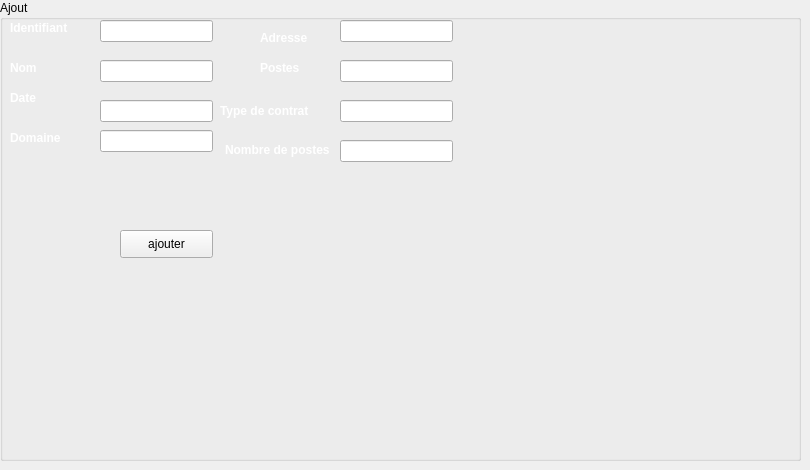
      <widget class="QWidget" name="tab_19">
       <attribute name="title">
        <string>Ajouter une societe</string>
       </attribute>
       <widget class="QGroupBox" name="groupBox_6">
        <property name="geometry">
         <rect>
          <x>0</x>
          <y>0</y>
          <width>801</width>
          <height>461</height>
         </rect>
        </property>
        <property name="title">
         <string>Ajout</string>
        </property>
        <widget class="QLabel" name="label_51">
         <property name="geometry">
          <rect>
           <x>10</x>
           <y>20</y>
           <width>71</width>
           <height>16</height>
          </rect>
         </property>
         <property name="font">
          <font>
           <weight>75</weight>
           <bold>true</bold>
          </font>
         </property>
         <property name="styleSheet">
          <string notr="true">color: rgb(255, 255, 255);</string>
         </property>
         <property name="text">
          <string>Identifiant</string>
         </property>
        </widget>
        <widget class="QLabel" name="label_52">
         <property name="geometry">
          <rect>
           <x>10</x>
           <y>60</y>
           <width>56</width>
           <height>16</height>
          </rect>
         </property>
         <property name="font">
          <font>
           <weight>75</weight>
           <bold>true</bold>
          </font>
         </property>
         <property name="styleSheet">
          <string notr="true">color: rgb(255, 255, 255);
</string>
         </property>
         <property name="text">
          <string>Nom</string>
         </property>
        </widget>
        <widget class="QLabel" name="label_53">
         <property name="geometry">
          <rect>
           <x>10</x>
           <y>90</y>
           <width>56</width>
           <height>16</height>
          </rect>
         </property>
         <property name="font">
          <font>
           <weight>75</weight>
           <bold>true</bold>
          </font>
         </property>
         <property name="styleSheet">
          <string notr="true">color: rgb(255, 255, 255);</string>
         </property>
         <property name="text">
          <string>Date</string>
         </property>
        </widget>
        <widget class="QLineEdit" name="le_iddd">
         <property name="geometry">
          <rect>
           <x>100</x>
           <y>20</y>
           <width>113</width>
           <height>22</height>
          </rect>
         </property>
        </widget>
        <widget class="QLineEdit" name="le_nommm">
         <property name="geometry">
          <rect>
           <x>100</x>
           <y>60</y>
           <width>113</width>
           <height>22</height>
          </rect>
         </property>
        </widget>
        <widget class="QLineEdit" name="le_Date">
         <property name="geometry">
          <rect>
           <x>100</x>
           <y>100</y>
           <width>113</width>
           <height>22</height>
          </rect>
         </property>
        </widget>
        <widget class="QLabel" name="label_54">
         <property name="geometry">
          <rect>
           <x>10</x>
           <y>130</y>
           <width>56</width>
           <height>16</height>
          </rect>
         </property>
         <property name="font">
          <font>
           <weight>75</weight>
           <bold>true</bold>
          </font>
         </property>
         <property name="styleSheet">
          <string notr="true">color: rgb(255, 255, 255);</string>
         </property>
         <property name="text">
          <string>Domaine</string>
         </property>
        </widget>
        <widget class="QLabel" name="label_55">
         <property name="geometry">
          <rect>
           <x>260</x>
           <y>30</y>
           <width>56</width>
           <height>16</height>
          </rect>
         </property>
         <property name="font">
          <font>
           <weight>75</weight>
           <bold>true</bold>
          </font>
         </property>
         <property name="styleSheet">
          <string notr="true">color: rgb(255, 255, 255);</string>
         </property>
         <property name="text">
          <string>Adresse</string>
         </property>
        </widget>
        <widget class="QLabel" name="label_56">
         <property name="geometry">
          <rect>
           <x>260</x>
           <y>60</y>
           <width>56</width>
           <height>16</height>
          </rect>
         </property>
         <property name="font">
          <font>
           <weight>75</weight>
           <bold>true</bold>
          </font>
         </property>
         <property name="styleSheet">
          <string notr="true">color: rgb(255, 255, 255);</string>
         </property>
         <property name="text">
          <string>Postes</string>
         </property>
        </widget>
        <widget class="QLabel" name="label_57">
         <property name="geometry">
          <rect>
           <x>220</x>
           <y>100</y>
           <width>111</width>
           <height>21</height>
          </rect>
         </property>
         <property name="font">
          <font>
           <weight>75</weight>
           <bold>true</bold>
          </font>
         </property>
         <property name="styleSheet">
          <string notr="true">color: rgb(255, 255, 255);</string>
         </property>
         <property name="text">
          <string>Type de contrat</string>
         </property>
        </widget>
        <widget class="QLabel" name="label_58">
         <property name="geometry">
          <rect>
           <x>225</x>
           <y>140</y>
           <width>111</width>
           <height>20</height>
          </rect>
         </property>
         <property name="font">
          <font>
           <weight>75</weight>
           <bold>true</bold>
          </font>
         </property>
         <property name="styleSheet">
          <string notr="true">color: rgb(255, 255, 255);</string>
         </property>
         <property name="text">
          <string>Nombre de postes</string>
         </property>
        </widget>
        <widget class="QLineEdit" name="le_Domaine">
         <property name="geometry">
          <rect>
           <x>100</x>
           <y>130</y>
           <width>113</width>
           <height>22</height>
          </rect>
         </property>
        </widget>
        <widget class="QLineEdit" name="le_Adresse">
         <property name="geometry">
          <rect>
           <x>340</x>
           <y>20</y>
           <width>113</width>
           <height>22</height>
          </rect>
         </property>
        </widget>
        <widget class="QLineEdit" name="le_Postes">
         <property name="geometry">
          <rect>
           <x>340</x>
           <y>60</y>
           <width>113</width>
           <height>22</height>
          </rect>
         </property>
        </widget>
        <widget class="QLineEdit" name="le_Type">
         <property name="geometry">
          <rect>
           <x>340</x>
           <y>100</y>
           <width>113</width>
           <height>22</height>
          </rect>
         </property>
        </widget>
        <widget class="QLineEdit" name="le_NombreP">
         <property name="geometry">
          <rect>
           <x>340</x>
           <y>140</y>
           <width>113</width>
           <height>22</height>
          </rect>
         </property>
        </widget>
        <widget class="QLabel" name="label_59">
         <property name="geometry">
          <rect>
           <x>-90</x>
           <y>10</y>
           <width>791</width>
           <height>431</height>
          </rect>
         </property>
         <property name="text">
          <string/>
         </property>
         <property name="pixmap">
          <pixmap>../../Pictures/Wallpaper-Malavida-Green-Top-Image.jpg</pixmap>
         </property>
        </widget>
        <widget class="QPushButton" name="pushButton_12">
         <property name="geometry">
          <rect>
           <x>120</x>
           <y>230</y>
           <width>93</width>
           <height>28</height>
          </rect>
         </property>
         <property name="text">
          <string>ajouter</string>
         </property>
        </widget>
        <zorder>label_51</zorder>
        <zorder>label_52</zorder>
        <zorder>label_53</zorder>
        <zorder>label_54</zorder>
        <zorder>label_55</zorder>
        <zorder>label_56</zorder>
        <zorder>label_57</zorder>
        <zorder>label_58</zorder>
        <zorder>label_59</zorder>
        <zorder>le_iddd</zorder>
        <zorder>le_nommm</zorder>
        <zorder>le_Date</zorder>
        <zorder>le_Domaine</zorder>
        <zorder>le_Adresse</zorder>
        <zorder>le_Postes</zorder>
        <zorder>le_Type</zorder>
        <zorder>le_NombreP</zorder>
        <zorder>pushButton_12</zorder>
       </widget>
      </widget>
